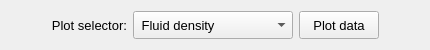
           <widget class="QFrame" name="frame_plot_buttons">
            <property name="maximumSize">
             <size>
              <width>16777215</width>
              <height>48</height>
             </size>
            </property>
            <property name="frameShape">
             <enum>QFrame::Shape::NoFrame</enum>
            </property>
            <property name="frameShadow">
             <enum>QFrame::Shadow::Raised</enum>
            </property>
            <layout class="QGridLayout" name="gridLayout_19">
             <item row="0" column="1">
              <widget class="QLabel" name="label_50">
               <property name="minimumSize">
                <size>
                 <width>0</width>
                 <height>28</height>
                </size>
               </property>
               <property name="maximumSize">
                <size>
                 <width>16777215</width>
                 <height>28</height>
                </size>
               </property>
               <property name="font">
                <font>
                 <pointsize>10</pointsize>
                </font>
               </property>
               <property name="text">
                <string>Plot selector:</string>
               </property>
               <property name="alignment">
                <set>Qt::AlignmentFlag::AlignRight|Qt::AlignmentFlag::AlignTrailing|Qt::AlignmentFlag::AlignVCenter</set>
               </property>
              </widget>
             </item>
             <item row="0" column="2">
              <widget class="QComboBox" name="comboBox_plot_type">
               <property name="minimumSize">
                <size>
                 <width>160</width>
                 <height>28</height>
                </size>
               </property>
               <property name="maximumSize">
                <size>
                 <width>200</width>
                 <height>28</height>
                </size>
               </property>
               <property name="font">
                <font>
                 <pointsize>10</pointsize>
                </font>
               </property>
               <item>
                <property name="text">
                 <string> Fluid density</string>
                </property>
               </item>
               <item>
                <property name="text">
                 <string> Speed of sound</string>
                </property>
               </item>
               <item>
                <property name="text">
                 <string> Surface impedance</string>
                </property>
               </item>
               <item>
                <property name="text">
                 <string> Absorption coefficient</string>
                </property>
               </item>
              </widget>
             </item>
             <item row="0" column="4">
              <spacer name="horizontalSpacer_5">
               <property name="orientation">
                <enum>Qt::Orientation::Horizontal</enum>
               </property>
               <property name="sizeHint" stdset="0">
                <size>
                 <width>40</width>
                 <height>20</height>
                </size>
               </property>
              </spacer>
             </item>
             <item row="0" column="3">
              <widget class="QPushButton" name="pushButton_plot_data">
               <property name="minimumSize">
                <size>
                 <width>80</width>
                 <height>28</height>
                </size>
               </property>
               <property name="maximumSize">
                <size>
                 <width>220</width>
                 <height>28</height>
                </size>
               </property>
               <property name="font">
                <font>
                 <pointsize>10</pointsize>
                </font>
               </property>
               <property name="text">
                <string>Plot data</string>
               </property>
               <property name="autoDefault">
                <bool>false</bool>
               </property>
              </widget>
             </item>
             <item row="0" column="0">
              <spacer name="horizontalSpacer_8">
               <property name="orientation">
                <enum>Qt::Orientation::Horizontal</enum>
               </property>
               <property name="sizeHint" stdset="0">
                <size>
                 <width>40</width>
                 <height>20</height>
                </size>
               </property>
              </spacer>
             </item>
            </layout>
           </widget>
